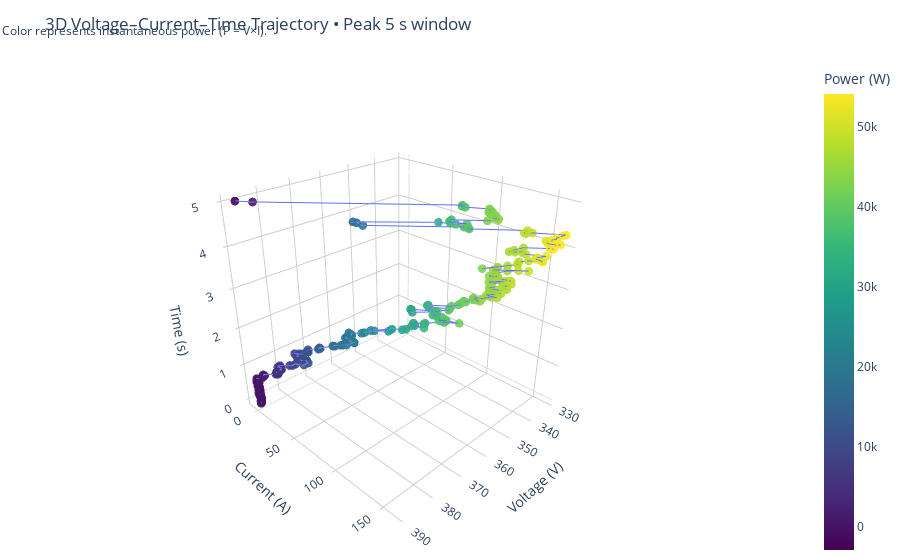

Notebook source saved alongside this figure:
### Markdown cell above
# 3D Plots

The 3D plot is from the same susbet of data as above.

### Code cell
# Pick data window
if 'period_df' in globals() and isinstance(period_df, pd.DataFrame) and len(period_df) > 0:
    plot_df = period_df.copy()
    window_label = "Peak 5 s window"
else: # Safeguard
    N = 8000
    plot_df = df.tail(N).copy()
    window_label = f"Last {min(len(df), N)} samples"

required = {'voltage', 'current', 'power'}
missing = required - set(plot_df.columns)
if missing:
    raise ValueError(f"Missing required columns: {missing}")

plot_df = plot_df.dropna(subset=['voltage', 'current', 'power']).sort_index()

max_points = 2000
if len(plot_df) > max_points:
    step = max(1, len(plot_df) // max_points)
    plot_df = plot_df.iloc[::step]

# Convert DatetimeIndex to seconds since start
if isinstance(plot_df.index, pd.DatetimeIndex):
    t0 = plot_df.index[0]
    plot_df['time_s'] = (plot_df.index - t0).total_seconds()
else:
    plot_df['time_s'] = np.arange(len(plot_df))

time_str = plot_df.index.strftime('%Y-%m-%d %H:%M:%S.%f').str[:-3]

smooth_window = '200ms'
if isinstance(plot_df.index, pd.DatetimeIndex):
    plot_df['power_smooth'] = plot_df['power'].rolling(smooth_window).median().bfill()
else:
    plot_df['power_smooth'] = plot_df['power']

# 3D: Voltage–Current–Time
traj_trace = go.Scatter3d(
    x=plot_df['voltage'],
    y=plot_df['current'],
    z=plot_df['time_s'],
    mode='lines+markers',
    name='V–I–t trajectory',
    line=dict(width=2),
    marker=dict(
        size=3,
        color=plot_df['power'],   # color by power
        colorscale='Viridis',
        colorbar=dict(title='Power (W)'),
        opacity=0.9
    ),
    customdata=np.stack(
        [time_str, plot_df['voltage'].values, plot_df['current'].values, plot_df['power'].values],
        axis=1
    ),
    hovertemplate=(
        "Time: %{customdata[0]}<br>"
        "V: %{customdata[1]:.1f} V<br>"
        "I: %{customdata[2]:.1f} A<br>"
        "P: %{customdata[3]:.1f} W<extra></extra>"
    )
)

# Layout
fig = go.Figure(data=[traj_trace])

fig.update_layout(
    title=f"3D Voltage–Current–Time Trajectory • {window_label}",
    scene=dict(
        xaxis_title="Voltage (V)",
        yaxis_title="Current (A)",
        zaxis_title="Time (s)",
        aspectmode='cube',
        xaxis=dict(gridcolor='rgba(0,0,0,0.2)'),
        yaxis=dict(gridcolor='rgba(0,0,0,0.2)'),
        zaxis=dict(gridcolor='rgba(0,0,0,0.2)')
    ),
    margin=dict(l=0, r=0, t=60, b=0),
    annotations=[
        dict(
            text="Color represents instantaneous power (P = V×I).",
            x=0, y=1.08, xref="paper", yref="paper", showarrow=False, align="left"
        )
    ]
)

fig.update_scenes(camera=dict(eye=dict(x=1.6, y=1.6, z=1.2)))

# Save fig to output
fig.write_html("output/3d-voltage-current-time.html")
fig.show()

### Figure 1 — Plotly figure (JSON) as saved in the notebook; plotly's stock layout.template omitted (floating-point values rounded to 4 significant figures; data arrays with more than 128 entries replaced by an {"elided": "..."} marker saying what was removed)
{"data": [{"customdata": {"elided": "238x4 mixed values"}, "hovertemplate": "Time: %{customdata[0]}<br>V: %{customdata[1]:.1f} V<br>I: %{customdata[2]:.1f} A<br>P: %{customdata[3]:.1f} W<extra></extra>", "line": {"width": 2}, "marker": {"color": {"elided": "238 float values"}, "colorbar": {"title": {"text": "Power (W)"}}, "colorscale": [[0.0, "#440154"], [0.1111, "#482878"], [0.2222, "#3e4989"], [0.3333, "#31688e"], [0.4444, "#26828e"], [0.5556, "#1f9e89"], [0.6667, "#35b779"], [0.7778, "#6ece58"], [0.8889, "#b5de2b"], [1.0, "#fde725"]], "opacity": 0.9, "size": 3}, "mode": "lines+markers", "name": "V–I–t trajectory", "x": {"elided": "238 float values"}, "y": {"elided": "238 float values"}, "z": {"elided": "238 float values"}, "type": "scatter3d"}], "layout": {"scene": {"xaxis": {"title": {"text": "Voltage (V)"}, "gridcolor": "rgba(0,0,0,0.2)"}, "yaxis": {"title": {"text": "Current (A)"}, "gridcolor": "rgba(0,0,0,0.2)"}, "zaxis": {"title": {"text": "Time (s)"}, "gridcolor": "rgba(0,0,0,0.2)"}, "aspectmode": "cube", "camera": {"eye": {"x": 1.6, "y": 1.6, "z": 1.2}}}, "margin": {"l": 0, "r": 0, "t": 60, "b": 0}, "title": {"text": "3D Voltage–Current–Time Trajectory • Peak 5 s window"}, "annotations": [{"align": "left", "showarrow": false, "text": "Color represents instantaneous power (P = V×I).", "x": 0, "xref": "paper", "y": 1.08, "yref": "paper"}]}}
